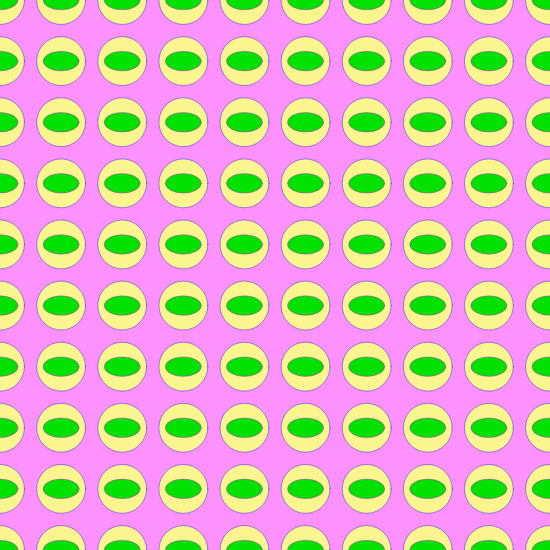
Frame 1 (no input)
Frame 60 (no input): identical to frame 1, image omitted
Frame 120 (the mouse pressed at the canvas centre since frame 60): identical to frame 1, image omitted

The p5.js sketch that drew this single still picture (run headless with seeded random() and noise() and a simulated clock; from frame 60 on, the mouse is pressed at the canvas centre):

// p5.js sketch
// ── sketch.js

let stroke_opacity = 0.4
let c_array = []
let c_width
let offset = 0
let amount_x = 9
let rotation = 403

function setup() {
  createCanvas(550, 550);
 
  pixelDensity(1)
  redoArray()
  
}

function draw() {
  background(253, 145, 255)
  angleMode(DEGREES)
  
  c_array.forEach((c, i) => {
    c.update()
    // c.draw()
  })
  
  if (frameCount % 2 === 0) {
    // rotation -= 0.01
    // translate(rotation, rotation)
    // redoArray()
  }
}

class C {
  constructor(x, y, d) {
    this.x = x;
    this.y = y
    this.d = d
    this.direction = 'close'
    this.maxHeight = 0.4
    this.greenMult = this.maxHeight
    // // this.greenMult = 0.76
    this.lastBlink = 0
  }
  
  draw() {
    this.drawTopCircle(this.x, this.y, this.d)
    this.drawBottomCircle(this.x, this.y, this.d)
 
  }
  
   drawBottomCircle(x, y, d) {
   fill(0,225,0)
  stroke(`rgba(255, 0, 255, ${stroke_opacity})`)
     const w = d * 0.74
     const h = d * this.greenMult
  ellipse(x, y, w, h)
  }

  drawTopCircle(x, y, d) {
  fill(250, 245, 142)
   stroke(`rgba(0, 0, 255, ${stroke_opacity})`)
  const mult = 1
  ellipse(x, y, d * mult, d * mult )
  
  }
  
  blink() {
    if (frameCount > this.lastBlink + 220) {
       if (this.direction === 'open') {
        this.greenMult += 0.02
      } else {
        this.greenMult -= 0.02
      }
      if (this.direction == 'open' && this.greenMult >= this.maxHeight) {
       this.lastBlink = frameCount
        this.direction = 'close'
      } else if (this.direction === 'close' && this.greenMult < 0.04) {
      this.direction = 'open'
    }
 
    }
     
  }
  
  update() {
    this.blink()
    this.draw()
  }
}




function redoArray () {
  background(0, 155, 255, 0.9)
  c_array = []
  
  c_width = width / amount_x 
  
  // offset = c_width * 0.5
  
  for (let i = 0; i < amount_x + 4; i++) {
    for (let j = 0; j < amount_x + 2; j++) {
      let posX = i * c_width - offset
      let posY = j * c_width - offset
    c_array.push(new C(posX, posY, c_width / 1.25))
    }
  }
}
